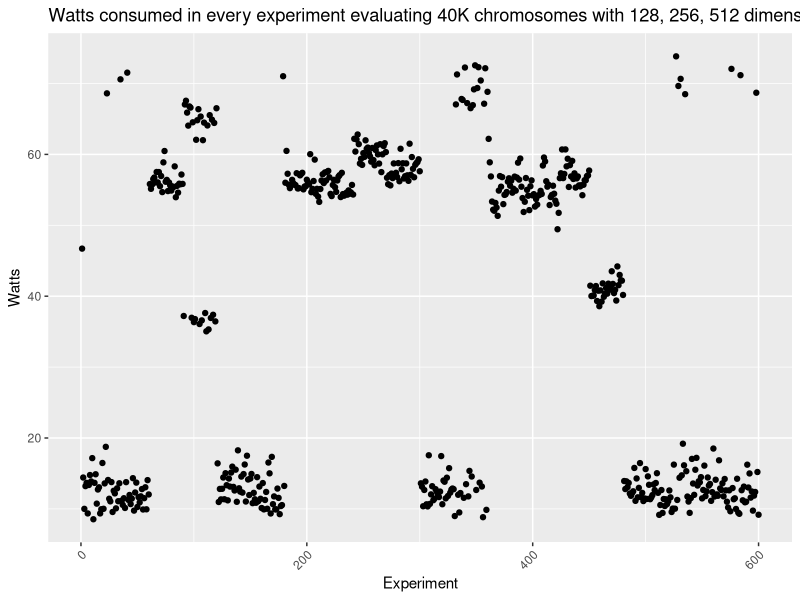
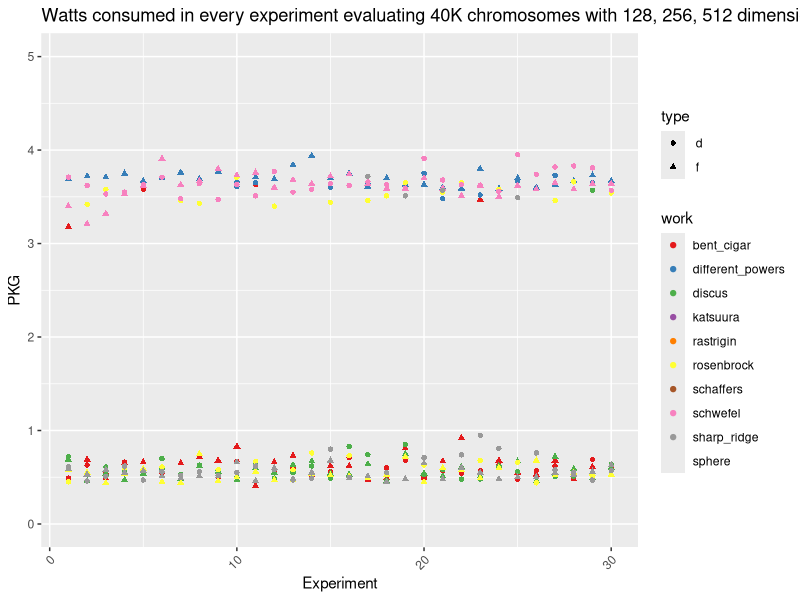
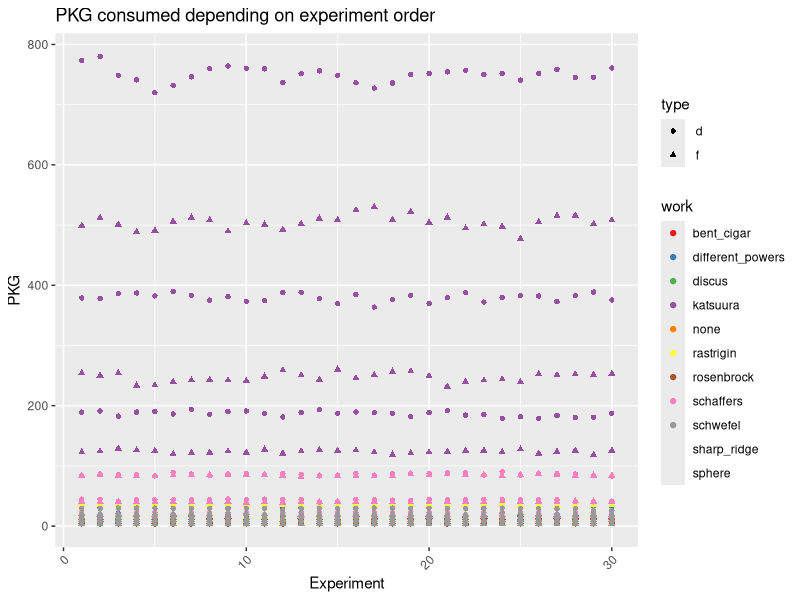
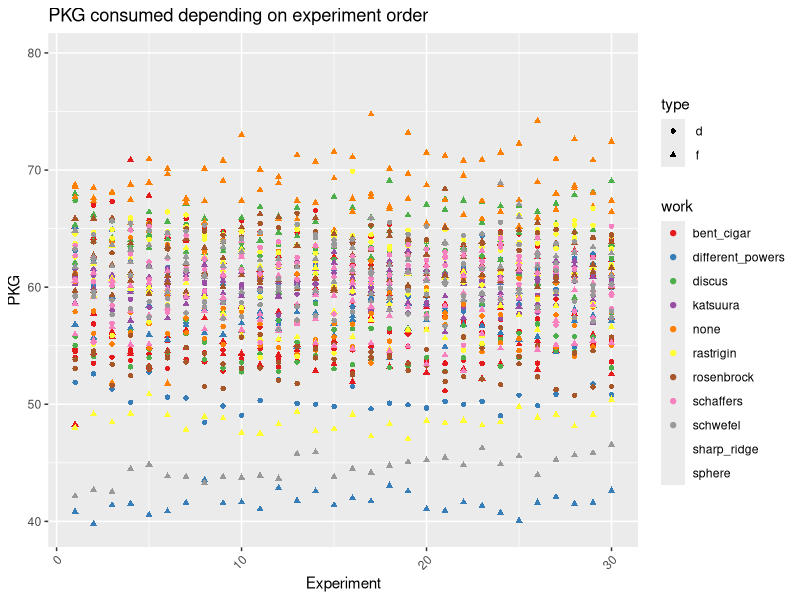
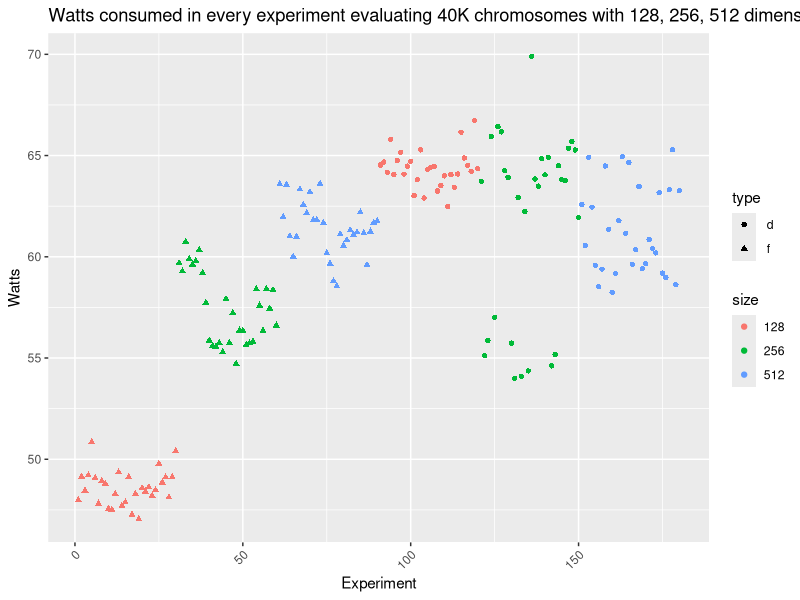

R code for these plots, in order:
bbob.fixed <- read.csv("data/evostar25-bbob-fixed-12-Nov-08-20-03.csv")

bbob.fixed$watts <- bbob.fixed$PKG / bbob.fixed$seconds

library(dplyr)
bbob.fixed <- bbob.fixed %>%
  group_by(type, size, work) %>%
  mutate(order = row_number()) %>%
  ungroup()

library(ggplot2)

ggplot(bbob.fixed, aes(x=seq_along(watts), y=watts)) +
  geom_point() +
  labs(title="Watts consumed in every experiment evaluating 40K chromosomes with 128, 256, 512 dimensions, using float or double for every one of them. Please note the $y$ axes have different scales", y="Watts", x="Experiment") +
  theme(axis.text.x = element_text(angle = 45, hjust = 1))

ggplot(bbob.fixed, aes(x=order, y=PKG,shape=type)) +
  geom_point( aes(color=work)) + scale_color_brewer(palette="Set1") +
  labs(title="Watts consumed in every experiment evaluating 40K chromosomes with 128, 256, 512 dimensions, using float or double for every one of them. Please note the $y$ axes have different scales", y="PKG", x="Experiment") +
  theme(axis.text.x = element_text(angle = 45, hjust = 1))+
  scale_y_continuous(limits = c(0, 5))

bbob.variable <- read.csv("data/variable-evostar25-bbob-10-Nov-19-10-32.csv")
bbob.variable$watts <- bbob.variable$PKG / bbob.variable$seconds
bbob.variable$size <- as.factor(bbob.variable$size)
bbob.variable <- bbob.variable %>%
  group_by(type, size, work) %>%
  mutate(order = row_number()) %>%
  ungroup()

ggplot(bbob.variable, aes(x=order, y=PKG,shape=type)) +
  geom_point( aes(color=work)) + scale_color_brewer(palette="Set1") +
  labs(title="PKG consumed depending on experiment order", y="PKG", x="Experiment") +
  theme(axis.text.x = element_text(angle = 45, hjust = 1))

ggplot(bbob.variable, aes(x=order, y=watts,shape=type)) +
  geom_point( aes(color=work)) + scale_color_brewer(palette="Set1") +
  labs(title="PKG consumed depending on experiment order", y="PKG", x="Experiment") +
  theme(axis.text.x = element_text(angle = 45, hjust = 1))

ggplot(bbob.variable[bbob.variable$work == "rastrigin",], aes(x=seq_along(watts), y=watts, shape=type,color=size)) +
  geom_point() +
  labs(title="Watts consumed in every experiment evaluating 40K chromosomes with 128, 256, 512 dimensions, using float or double for every one of them. Please note the $y$ axes have different scales", y="Watts", x="Experiment") +
  theme(axis.text.x = element_text(angle = 45, hjust = 1))
